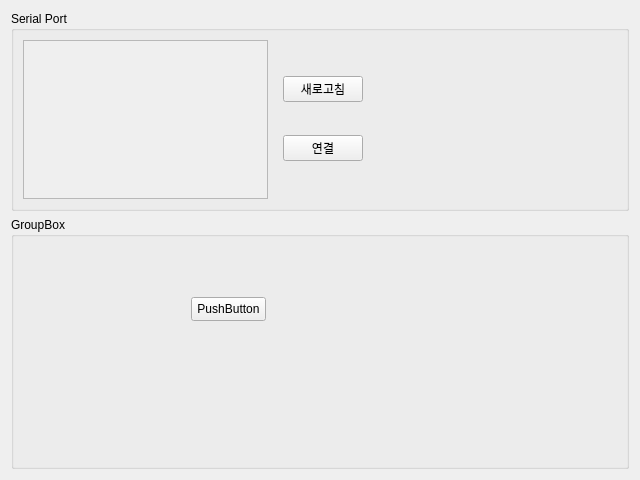
<?xml version="1.0" encoding="UTF-8"?>
<ui version="4.0">
 <class>SettingPage</class>
 <widget class="QWidget" name="SettingPage">
  <property name="geometry">
   <rect>
    <x>0</x>
    <y>0</y>
    <width>640</width>
    <height>480</height>
   </rect>
  </property>
  <property name="windowTitle">
   <string>Form</string>
  </property>
  <layout class="QVBoxLayout" name="verticalLayout">
   <item>
    <widget class="QGroupBox" name="groupBox">
     <property name="maximumSize">
      <size>
       <width>16777215</width>
       <height>200</height>
      </size>
     </property>
     <property name="title">
      <string>Serial Port</string>
     </property>
     <layout class="QHBoxLayout" name="horizontalLayout">
      <item>
       <widget class="QScrollArea" name="SerialPortScrollArea">
        <property name="widgetResizable">
         <bool>true</bool>
        </property>
        <widget class="QWidget" name="scrollAreaWidgetContents">
         <property name="geometry">
          <rect>
           <x>0</x>
           <y>0</y>
           <width>247</width>
           <height>162</height>
          </rect>
         </property>
        </widget>
       </widget>
      </item>
      <item>
       <widget class="QWidget" name="widget" native="true">
        <layout class="QVBoxLayout" name="verticalLayout_2">
         <item>
          <widget class="QPushButton" name="SerialRefreshButton">
           <property name="text">
            <string>새로고침</string>
           </property>
          </widget>
         </item>
         <item>
          <widget class="QPushButton" name="SerialConnectButton">
           <property name="text">
            <string>연결</string>
           </property>
          </widget>
         </item>
        </layout>
       </widget>
      </item>
      <item>
       <spacer name="horizontalSpacer">
        <property name="orientation">
         <enum>Qt::Orientation::Horizontal</enum>
        </property>
        <property name="sizeHint" stdset="0">
         <size>
          <width>245</width>
          <height>20</height>
         </size>
        </property>
       </spacer>
      </item>
     </layout>
    </widget>
   </item>
   <item>
    <widget class="QGroupBox" name="groupBox_2">
     <property name="title">
      <string>GroupBox</string>
     </property>
     <widget class="QPushButton" name="pushButton_3">
      <property name="geometry">
       <rect>
        <x>180</x>
        <y>80</y>
        <width>75</width>
        <height>24</height>
       </rect>
      </property>
      <property name="text">
       <string>PushButton</string>
      </property>
     </widget>
    </widget>
   </item>
  </layout>
 </widget>
 <resources/>
 <connections/>
</ui>
